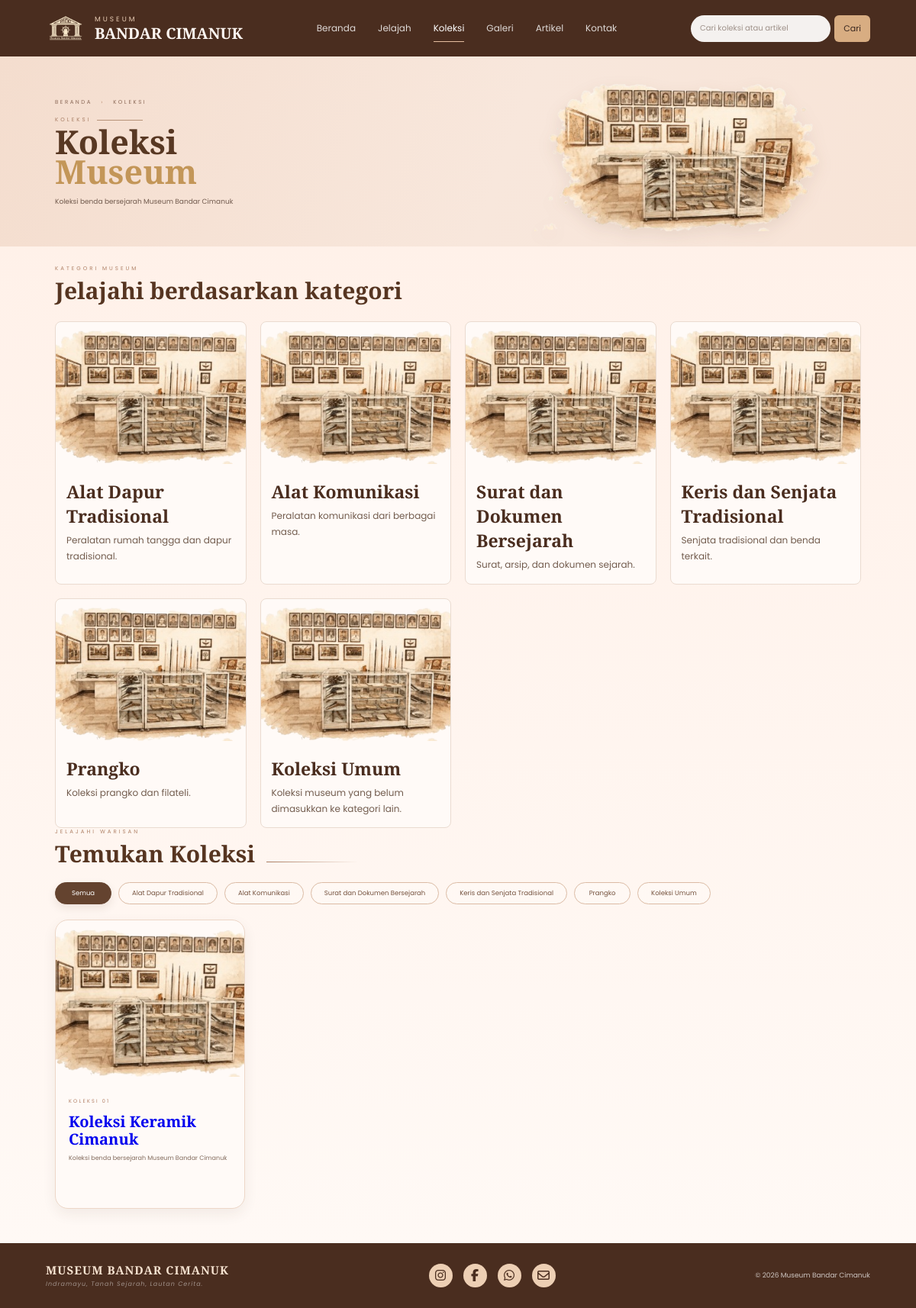
The app's page /museum-cimanuk/koleksi.php with its own data.
### tables this page shows
CREATE TABLE IF NOT EXISTS koleksi (
 id INT AUTO_INCREMENT PRIMARY KEY, judul VARCHAR(200) NOT NULL, kategori_id INT NULL,
 deskripsi TEXT, sejarah TEXT, filosofi TEXT, gambar VARCHAR(255),
 sort_order INT NOT NULL DEFAULT 0, is_featured TINYINT(1) NOT NULL DEFAULT 0,
 is_published TINYINT(1) NOT NULL DEFAULT 1,
 created_at TIMESTAMP DEFAULT CURRENT_TIMESTAMP,
 updated_at TIMESTAMP DEFAULT CURRENT_TIMESTAMP ON UPDATE CURRENT_TIMESTAMP,
 CONSTRAINT fk_koleksi_kategori FOREIGN KEY (kategori_id) REFERENCES kategori_koleksi(id) ON DELETE SET NULL
);

CREATE TABLE IF NOT EXISTS kategori_koleksi (
 id INT AUTO_INCREMENT PRIMARY KEY, nama VARCHAR(150) NOT NULL, slug VARCHAR(180) NOT NULL UNIQUE,
 deskripsi TEXT, gambar VARCHAR(255), sort_order INT NOT NULL DEFAULT 0,
 is_published TINYINT(1) NOT NULL DEFAULT 1,
 created_at TIMESTAMP DEFAULT CURRENT_TIMESTAMP,
 updated_at TIMESTAMP DEFAULT CURRENT_TIMESTAMP ON UPDATE CURRENT_TIMESTAMP
);

### museum-cimanuk/data.php (called while the page is built, shortened)
<?php
require_once __DIR__ . '/config/koneksi.php';
function visitor_content($table)
{
    global $conn;
    $allowedTables = ['beranda', 'jelajah', 'koleksi', 'galeri', 'artikel', 'kontak', 'kategori_koleksi', 'jam_operasional'];
    $publishedTables = ['beranda', 'jelajah', 'koleksi', 'galeri', 'artikel', 'kontak', 'kategori_koleksi'];
    $where = in_array($table, $publishedTables, true) ? ' WHERE is_published = 1' : '';
    $order = $table === 'artikel'
        ? ' ORDER BY tanggal DESC, sort_order ASC, id DESC'
        : ' ORDER BY sort_order ASC, id DESC';
    $result = $conn->query("SELECT * FROM `$table`$where$order");
    return $result ? $result->fetch_all(MYSQLI_ASSOC) : [];
}
function visitor_escape($value)
{
    return htmlspecialchars((string) $value, ENT_QUOTES, 'UTF-8');
}
function visitor_image($filename)
{
    if (!$filename) {
        return '';
    }
    $filename = basename($filename);
    if (!is_file(__DIR__ . '/../assets/uploads/' . $filename)) {
        return '';
    }
    return '/admin/assets/uploads/' . rawurlencode($filename);
}
?>

### museum-cimanuk/koleksi.php (the view, shortened to what this page needs)
<?php
require_once __DIR__ . '/data.php';
$collectionItems = visitor_content('koleksi');
$categoryItems = visitor_content('kategori_koleksi');
$collectionIntro = $collectionItems[0] ?? [];
$contactContent = visitor_content('kontak')[0] ?? [];
$whatsappNumber = preg_replace('/\D/', '', $contactContent['telepon'] ?? '');
$categoriesById = [];
foreach ($categoryItems as $category) {
    $categoriesById[(int) $category['id']] = $category;
}
?>
<!DOCTYPE html>
<html lang="id">
<head>
    <link rel="stylesheet" href="/admin/museum-cimanuk/assets/css/dashboard.css">
    <link rel="stylesheet" href="/admin/museum-cimanuk/assets/css/koleksi.css">
    <link rel="stylesheet" href="/admin/museum-cimanuk/assets/css/visitor-content.css">
    <link
        rel="stylesheet"
        href="https://cdnjs.cloudflare.com/ajax/libs/font-awesome/6.5.2/css/all.min.css"
    >
</head>
<body>
<div class="website-wrapper">
    <?php $activePage = 'koleksi.php'; require __DIR__ . '/navbar.php'; ?>
    <section class="collection-intro-hero">
        <div class="intro-text">
            <div class="breadcrumb">
                BERANDA
                <span>›</span>
                KOLEKSI
            </div>
            <div class="intro-label">
                KOLEKSI
                <span></span>
            </div>
            <h1>
                Koleksi
                <strong>
                    Museum
                </strong>
            </h1>
            <p>
                <?= nl2br(visitor_escape($collectionIntro['deskripsi'] ?? 'Koleksi Museum Bandar Cimanuk merekam perjalanan sejarah dan budaya Indramayu.')) ?>
            </p>
        </div>
        <div class="intro-art">
            <img
                src="assets/images/museum-illustration.png"
                alt="Ilustrasi Koleksi Museum Bandar Cimanuk"
            >
        </div>
    </section>
    <main class="collection-page">
        <section>
            <div class="collection-heading">
                <div><span>KATEGORI MUSEUM</span><h2>Jelajahi berdasarkan kategori</h2></div>
            </div>
            <div class="category-grid">
                <?php foreach ($categoryItems as $category): ?>
                    <a class="category-card" href="kategori.php?id=<?= (int) $category['id'] ?>">
                        <img src="<?= visitor_escape(visitor_image($category['gambar'] ?? '') ?: 'assets/images/museum-illustration.png') ?>" alt="<?= visitor_escape($category['nama']) ?>">
                        <div>
                            <h3><?= visitor_escape($category['nama']) ?></h3>
                            <p><?= visitor_escape($category['deskripsi'] ?? '') ?></p>
                        </div>
                    </a>
                <?php endforeach; ?>
            </div>
        </section>
        <div class="collection-heading">
            <div>
                <span>
                    JELAJAHI WARISAN
                </span>
                <h2>
                    Temukan Koleksi
                </h2>
            </div>
            <div class="heading-decoration"></div>
        </div>
        <div class="filter-buttons">
            <button
                class="filter-btn active"
                data-filter="semua"
            >
                Semua
            </button>
            <?php foreach ($categoryItems as $category): ?>
                <button class="filter-btn" data-filter="<?= visitor_escape($category['slug']) ?>">
                    <?= visitor_escape($category['nama']) ?>
                </button>
            <?php endforeach; ?>
        </div>
        <div class="all-collection-grid">
            <?php foreach ($collectionItems as $index => $item): ?>
                <?php $itemCategory = $categoriesById[(int) ($item['kategori_id'] ?? 0)] ?? []; ?>
                <?php $categoryText = strtolower(($itemCategory['slug'] ?? '') . ' ' . ($itemCategory['nama'] ?? '') . ' ' . $item['judul'] . ' ' . $item['deskripsi']); ?>
                <article class="museum-collection-card" data-category="<?= visitor_escape($categoryText) ?>">
                    <div class="museum-collection-image">
                        <img
                            src="<?= visitor_escape(visitor_image($item['gambar'] ?? '') ?: 'assets/images/museum-illustration.png') ?>"
                            alt="<?= visitor_escape($item['judul']) ?>"
                        >
                    </div>
                    <div class="museum-collection-info">
                        <span class="collection-number">KOLEKSI <?= str_pad((string) ($index + 1), 2, '0', STR_PAD_LEFT) ?></span>
                        <h3><a href="koleksi-detail.php?id=<?= (int) $item['id'] ?>"><?= visitor_escape($item['judul']) ?></a></h3>
                        <p><?= nl2br(visitor_escape($item['deskripsi'])) ?></p>
                    </div>
                </article>
            <?php endforeach; ?>
        </div>
    </main>
    <footer class="museum-footer" id="kontak">
        <div class="footer-content">
            <div class="footer-brand">
                <h3>
                    MUSEUM BANDAR CIMANUK
                </h3>
                <p>
                    Indramayu, Tanah Sejarah, Lautan Cerita.
                </p>
            </div>
            <div class="footer-social">
                <a
                    href="https://www.instagram.com/museum_mbc"
                    target="_blank"
                    rel="noopener noreferrer"
                    title="Instagram"
                >
                    <i class="fa-brands fa-instagram"></i>
                </a>
                <a
                    href="https://www.facebook.com/MBCmuseum"
                    target="_blank"
                    rel="noopener noreferrer"
                    title="Facebook"
                >
                    <i class="fa-brands fa-facebook-f"></i>
                </a>
                <a
                    href="https://wa.me/<?= visitor_escape($whatsappNumber) ?>"
                    target="_blank"
                    rel="noopener noreferrer"
                    title="WhatsApp"
                >
                    <i class="fa-brands fa-whatsapp"></i>
                </a>
                <a
                    href="mailto:<?= visitor_escape($contactContent['email'] ?? '') ?>"
                    title="Email"
                >
                    <i class="fa-regular fa-envelope"></i>
                </a>
            </div>
            <div class="footer-copy">
                © 2026 Museum Bandar Cimanuk
            </div>
        </div>
    </footer>
</div>
</body>
</html>

### museum-cimanuk/assets/css/dashboard.css (style rules this page uses)
* { margin: 0; padding: 0; box-sizing: border-box; }
html { scroll-behavior: smooth; }
body { font-family: 'Poppins', sans-serif; background: #f7f3f0; color: #4a2d1f; }
a { text-decoration: none; }
.website-wrapper { width: 100%; min-height: 100vh; background: #fff8f3; }
.museum-footer { background: #4a2d1f; color: rgba(255,255,255,.75); padding: 25px 5%; }
.footer-content { display: flex; align-items: center; justify-content: space-between; }
.footer-brand h3 { font-family: 'Cormorant Garamond', serif; font-size: 15px; letter-spacing: 1px; color: #f7e3d1; }
.footer-brand p { margin-top: 3px; font-size: 8px; letter-spacing: 1px; font-style: italic; color: rgba(255,255,255,.48); }
.footer-social { display: flex; gap: 14px; }
.footer-social a { width: 31px; height: 31px; display: flex; align-items: center; justify-content: center; border-radius: 50%; color: #4a2d1f; background: #edcfb4; transition: .2s ease; }
.footer-copy { font-size: 9px; color: rgba(255,255,255,.72); }

### museum-cimanuk/assets/css/koleksi.css (style rules this page uses)
.collection-intro-hero { min-height: 240px; display: grid; grid-template-columns: 1.1fr .9fr; align-items: center; padding: 24px 6% 20px; overflow: hidden; background: linear-gradient( 110deg, #f4ddce 0%, #f8e7dc 55%, #f8e4d7 100% ); }
.intro-text { position: relative; z-index: 2; max-width: 570px; }
.breadcrumb { margin-bottom: 13px; font-size: 7px; letter-spacing: 2.5px; color: #8b6957; }
.breadcrumb span { margin: 0 7px; color: #b88a6d; }
.intro-label { display: flex; align-items: center; gap: 8px; font-size: 7px; letter-spacing: 3px; color: #a87e65; }
.intro-label span { width: 60px; height: 1px; background: #b79379; }
.intro-text h1 { margin-top: 5px; font-family: 'Cormorant Garamond', serif; font-size: 43px; line-height: .90; font-weight: 600; color: #583823; }
.intro-text h1 strong { display: block; color: #c39658; font-weight: 600; }
.intro-text p { max-width: 510px; margin-top: 12px; font-size: 9px; line-height: 1.7; color: #725b4e; }
.intro-art { height: 205px; position: relative; display: flex; align-items: center; justify-content: center; }
.intro-art img { position: relative; z-index: 2; width: 90%; height: 100%; object-fit: contain; filter: drop-shadow( 0 7px 10px rgba(80,45,27,.09) ); }
.collection-page { padding: 24px 6% 45px; background: linear-gradient( 180deg, #fff1e9, #fff9f5 ); }
.collection-heading { display: flex; align-items: flex-end; gap: 15px; }
.collection-heading > div:first-child { flex-shrink: 0; }
.collection-heading span { display: block; margin-bottom: 3px; font-size: 7px; letter-spacing: 3px; color: #af8167; }
.collection-heading h2 { font-family: 'Cormorant Garamond', serif; font-size: 30px; font-weight: 600; color: #563521; }
.heading-decoration { width: 120px; height: 1px; margin-bottom: 9px; background: linear-gradient( to right, #a77b60, transparent ); }
.filter-buttons { display: flex; flex-wrap: wrap; gap: 9px; margin: 17px 0 20px; }
.filter-btn { min-width: 74px; padding: 7px 17px; border: 1px solid #dbbba4; border-radius: 999px; background: rgba(255,255,255,.20); color: #74523e; font-family: 'Poppins', sans-serif; font-size: 8.5px; cursor: pointer; transition: .22s ease; }
.filter-btn:hover, .filter-btn.active { background: #64432f; color: white; border-color: #64432f; box-shadow: 0 5px 12px rgba(82,48,30,.10); }
.all-collection-grid { display: grid; grid-template-columns: repeat(4, 1fr); gap: 20px; }
.museum-collection-card { min-width: 0; overflow: hidden; background: #fffaf7; border: 1px solid #edd7c8; border-radius: 17px; box-shadow: 0 7px 18px rgba(77,43,26,.07); transition: .25s ease; }
.museum-collection-image { height: 205px; position: relative; overflow: hidden; }
.museum-collection-image img { width: 100%; height: 100%; object-fit: cover; transition: .4s ease; }
.museum-collection-info { padding: 16px 17px 17px; }
.collection-number { font-size: 6.5px; letter-spacing: 2.2px; color: #b17e64; }
.museum-collection-info h3 { margin-top: 6px; font-family: 'Cormorant Garamond', serif; font-size: 20px; line-height: 1.15; color: #54331f; }
.museum-collection-info p { min-height: 55px; margin-top: 7px; font-size: 8px; line-height: 1.65; color: #826b5d; }

### records on screen
koleksi: deskripsi "Koleksi benda bersejarah Museum Bandar Cimanuk", index "01", judul "Koleksi Keramik Cimanuk"
kategori_koleksi: nama "Alat Dapur Tradisional", deskripsi "Peralatan rumah tangga dan dapur tradisional."
kategori_koleksi: nama "Alat Komunikasi", deskripsi "Peralatan komunikasi dari berbagai masa."
kategori_koleksi: nama "Surat dan Dokumen Bersejarah", deskripsi "Surat, arsip, dan dokumen sejarah."
kategori_koleksi: nama "Keris dan Senjata Tradisional", deskripsi "Senjata tradisional dan benda terkait."
kategori_koleksi: nama "Prangko", deskripsi "Koleksi prangko dan filateli."
kategori_koleksi: nama "Koleksi Umum", deskripsi "Koleksi museum yang belum dimasukkan ke kategori lain."

### other values on screen
visitor_escape($label) "Beranda"
visitor_escape($label) "Jelajah"
visitor_escape($label) "Koleksi"
visitor_escape($label) "Galeri"
visitor_escape($label) "Artikel"
visitor_escape($label) "Kontak"
